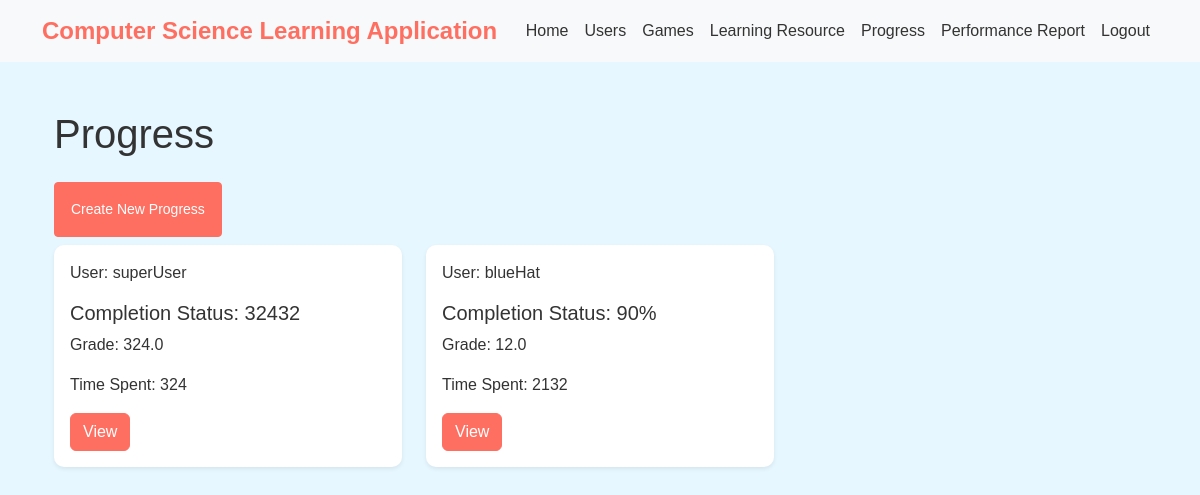
The page /progress/ (signed in) on the database its author committed.
### computer_science_learning_app/models.py (models this page shows, shortened)
class Progress(models.Model):
    ProgressID = models.AutoField(primary_key=True)
    UserID = models.ForeignKey(Usersys, on_delete=models.CASCADE)
    ResourceID = models.ForeignKey(LearningResource, on_delete=models.CASCADE)
    CompletionStatus = models.CharField(max_length=20)
    Grade = models.FloatField()
    TimeSpent = models.IntegerField()

class Usersys(AbstractBaseUser):
    UserID = models.AutoField(primary_key=True)
    Username = models.CharField(max_length=100, unique=True)
    Email = models.EmailField(unique=True)
    Role_choices = [
        ("student", "Student"),
        ("parent", "Parent"),
        ("teacher", "Teacher"),
    ]
    Role = models.CharField(max_length=20, choices=Role_choices, default='student')
    is_staff = models.BooleanField(default=False)
    objects = UsersysManager()
    USERNAME_FIELD = 'Username'
    REQUIRED_FIELDS = ['username']

### computer_science_learning_app/views.py (the view)
# urls.py: path('progress/', ProgressListView.as_view(), name='progress_list'),
class ProgressListView(LoginRequiredMixin,ListView):
    model = Progress
    template_name = "progress_list.html"
    context_object_name = "progresses"
    def get_queryset(self):
        queryset = super().get_queryset()
        for progress in queryset:
            user = Usersys.objects.get(pk=progress.UserID_id)
            progress.username = user.Username
        return queryset

### computer_science_learning_app/templates/progress_list.html (shortened to what this page needs)
{% extends "base_template.html" %}
{% block content %}
<div class="container mt-5">
    <h1 class="mb-4">Progress</h1>
    <div class="col-6">
        <a href="{% url 'progress_create' %}" class="p-3 mb-2 btn btn-sm btn-primary">Create New Progress</a>
    </div>
    <div class="row">
        {% for progress in progresses %}
        <div class="col-md-4">
            <div class="card mb-4 shadow-sm">
                <div class="card-body">
                    <p class="card-text">User: {{ progress.username }}</p>
                    <h5 class="card-title">Completion Status: {{ progress.CompletionStatus }}</h5>
                    <p class="card-text">Grade: {{ progress.Grade }}</p>
                    <p class="card-text">Time Spent: {{ progress.TimeSpent }}</p>
                    <a href="{% url 'progress_detail' pk=progress.pk %}" class="btn btn-primary">View</a>
                </div>
            </div>
        </div>
        {% endfor %}
    </div>
</div>
{% endblock %}

### computer_science_learning_app/templates/base_template.html (style rules this page uses)
body { background-color: #e6f7ff; color: #333; font-family: Arial, sans-serif; }
.card { transition: all 0.3s ease-in-out; background-color: #fff; border: none; border-radius: 10px; box-shadow: 0 4px 6px rgba(0, 0, 0, 0.1); }
.btn-primary { background-color: #ff6f61; border-color: #ff6f61; }
body, .navbar, .nav-link, .card { color: #333; }

### rows shown on the page
Progress: username "superUser", CompletionStatus "32432", Grade "324.0", TimeSpent "324"
Progress: username "blueHat", CompletionStatus "90%", Grade "12.0", TimeSpent "2132"
